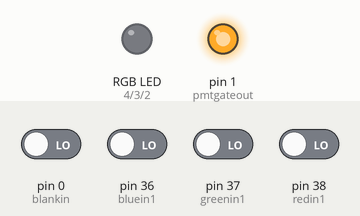
Simulated run of this sketch. Board: Arduino Mega 2560, built with avr-gcc and run on an emulated ATmega2560. Shown: an RGB LED mixed from three pins (HIGH = lit), output pins drawn as LEDs (lit = HIGH). Inputs (shaded band) come from the test bench; at power-on: pin 0 (blankin), pin 36 (bluein1), pin 37 (greenin1), pin 38 (redin1) LOW.

Above: at 1.2 s.
1.3 s: pin 0 (blankin) driven HIGH
At 2.0 s:
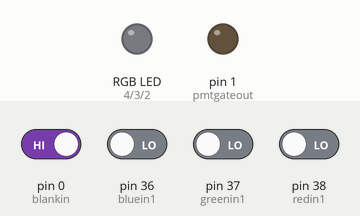
2.8 s: pin 0 (blankin) driven LOW
At 3.2 s:
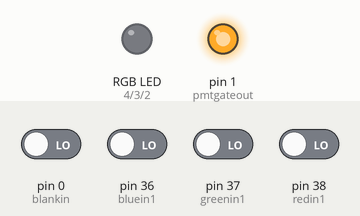
Timing chart, 0 to 5.8 s (numbered marks = the images above; inputs shaded):
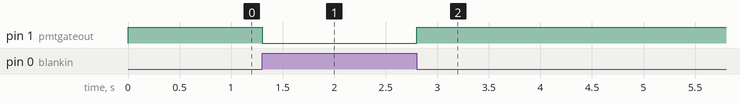

The sketch:

Teensy_blanking_RGB-out_GalvoGalvo_v1.ino
```cpp
// INPUTS
const int redin1 = 38;
const int redin2 = 35;
const int greenin1 = 37;
const int greenin2 = 34;
const int bluein1 = 36;
const int bluein2 = 33;

const int blankin = 0;

// OUTPUTS
const int redout = 4;
const int greenout = 3;
const int blueout = 2;
const int pmtgateout = 1;

// STATES
int redstate = 0;
int greenstate = 0;
int bluestate = 0;

int pmtgatestate_last = 0;
int pmtgatestate_cur = 0;

void setup() {

  pinMode(redin1, INPUT);
  pinMode(redin2, INPUT);
  pinMode(greenin1, INPUT);
  pinMode(greenin2, INPUT);
  pinMode(bluein1, INPUT);
  pinMode(bluein2, INPUT);
  pinMode(blankin, INPUT);

  pinMode(redout, OUTPUT);
  pinMode(greenout, OUTPUT);
  pinMode(blueout, OUTPUT);
  pinMode(pmtgateout, OUTPUT);

}

void loop() {
  // Read current blanking state
  // If mirror flyback period signal is used:
  pmtgatestate_cur = not(digitalReadFast(blankin));
  // If laser blanking signal is used: PMT GATE should be LOW while laser is on (HIGH)
  //pmtgatestate_cur = not(digitalReadFast(blankin));

  redstate = digitalReadFast(redin1) && digitalReadFast(redin2);
  greenstate = digitalReadFast(greenin1) && digitalReadFast(greenin2);
  bluestate = digitalReadFast(bluein1) && digitalReadFast(bluein2);

  // If PMT GATE STATE is ON && it was NOT ON during last iteration
  // SWITCH PMT OFF (Set PMT GATE to HIGH)
  if(pmtgatestate_cur && not(pmtgatestate_last)) {
    // Close PMT gate
    digitalWriteFast(pmtgateout, HIGH);

    // (optional?) Delay LED ON by rise time of PMT gate
    // HAMAMATSU H11706P-40:
    //  0% -> 90%  230ns
    //  0% -> 100% 400ns
    //delayNanoseconds(400);
  }

  // Write LED pins
  // LEDs should only be HIGH if PMT GATE is HIGH
  digitalWriteFast(redout, pmtgatestate_cur && redstate);
  digitalWriteFast(greenout, pmtgatestate_cur && greenstate);
  digitalWriteFast(blueout, pmtgatestate_cur && bluestate);

  // Switch PMT ON
  if(not(pmtgatestate_cur) && pmtgatestate_last) {
    // Open PMT gate
    digitalWriteFast(pmtgateout, LOW);
  }

  pmtgatestate_last = pmtgatestate_cur;

}
```

Measured:
- after the input at 1.3 s, pin 1 (pmtgateout): HIGH → LOW at once
- after the input at 2.8 s, pin 1 (pmtgateout): LOW → HIGH at once
